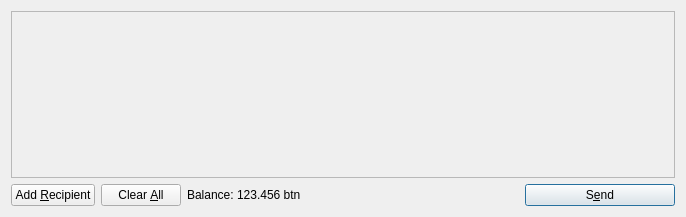
<?xml version="1.0" encoding="UTF-8"?>
<ui version="4.0">
 <class>SendCoinsDialog</class>
 <widget class="QDialog" name="SendCoinsDialog">
  <property name="geometry">
   <rect>
    <x>0</x>
    <y>0</y>
    <width>686</width>
    <height>217</height>
   </rect>
  </property>
  <property name="windowTitle">
   <string>Send Coins</string>
  </property>
  <layout class="QVBoxLayout" name="verticalLayout">
   <item>
    <widget class="QScrollArea" name="scrollArea">
     <property name="widgetResizable">
      <bool>true</bool>
     </property>
     <widget class="QWidget" name="scrollAreaWidgetContents">
      <property name="geometry">
       <rect>
        <x>0</x>
        <y>0</y>
        <width>666</width>
        <height>165</height>
       </rect>
      </property>
      <layout class="QVBoxLayout" name="verticalLayout_2">
       <property name="margin">
        <number>0</number>
       </property>
       <item>
        <layout class="QVBoxLayout" name="entries">
         <property name="spacing">
          <number>6</number>
         </property>
        </layout>
       </item>
       <item>
        <spacer name="verticalSpacer">
         <property name="orientation">
          <enum>Qt::Vertical</enum>
         </property>
         <property name="sizeHint" stdset="0">
          <size>
           <width>20</width>
           <height>40</height>
          </size>
         </property>
        </spacer>
       </item>
      </layout>
     </widget>
    </widget>
   </item>
   <item>
    <layout class="QHBoxLayout" name="horizontalLayout">
     <item>
      <widget class="QPushButton" name="addButton">
       <property name="toolTip">
        <string>Send to multiple recipients at once</string>
       </property>
       <property name="text">
        <string>Add &amp;Recipient</string>
       </property>
       <property name="icon">
        <iconset resource="../bitcoin.qrc">
         <normaloff>:/icons/add</normaloff>:/icons/add</iconset>
       </property>
       <property name="autoDefault">
        <bool>false</bool>
       </property>
      </widget>
     </item>
     <item>
      <widget class="QPushButton" name="clearButton">
       <property name="sizePolicy">
        <sizepolicy hsizetype="Minimum" vsizetype="Fixed">
         <horstretch>0</horstretch>
         <verstretch>0</verstretch>
        </sizepolicy>
       </property>
       <property name="toolTip">
        <string>Remove all transaction fields</string>
       </property>
       <property name="text">
        <string>Clear &amp;All</string>
       </property>
       <property name="icon">
        <iconset resource="../bitcoin.qrc">
         <normaloff>:/icons/remove</normaloff>:/icons/remove</iconset>
       </property>
       <property name="autoRepeatDelay">
        <number>300</number>
       </property>
       <property name="autoDefault">
        <bool>false</bool>
       </property>
      </widget>
     </item>
     <item>
      <layout class="QHBoxLayout" name="horizontalLayout_2">
       <property name="spacing">
        <number>3</number>
       </property>
       <item>
        <widget class="QLabel" name="label">
         <property name="text">
          <string>Balance:</string>
         </property>
        </widget>
       </item>
       <item>
        <widget class="QLabel" name="labelBalance">
         <property name="cursor">
          <cursorShape>IBeamCursor</cursorShape>
         </property>
         <property name="text">
          <string>123.456 btn</string>
         </property>
         <property name="textInteractionFlags">
          <set>Qt::LinksAccessibleByMouse|Qt::TextSelectableByKeyboard|Qt::TextSelectableByMouse</set>
         </property>
        </widget>
       </item>
      </layout>
     </item>
     <item>
      <spacer name="horizontalSpacer">
       <property name="orientation">
        <enum>Qt::Horizontal</enum>
       </property>
       <property name="sizeHint" stdset="0">
        <size>
         <width>40</width>
         <height>20</height>
        </size>
       </property>
      </spacer>
     </item>
     <item>
      <widget class="QPushButton" name="sendButton">
       <property name="minimumSize">
        <size>
         <width>150</width>
         <height>0</height>
        </size>
       </property>
       <property name="toolTip">
        <string>Confirm the send action</string>
       </property>
       <property name="text">
        <string>S&amp;end</string>
       </property>
       <property name="icon">
        <iconset resource="../bitcoin.qrc">
         <normaloff>:/icons/send</normaloff>:/icons/send</iconset>
       </property>
       <property name="default">
        <bool>true</bool>
       </property>
      </widget>
     </item>
    </layout>
   </item>
  </layout>
 </widget>
 <resources>
  <include location="../bitcoin.qrc"/>
 </resources>
 <connections/>
</ui>
